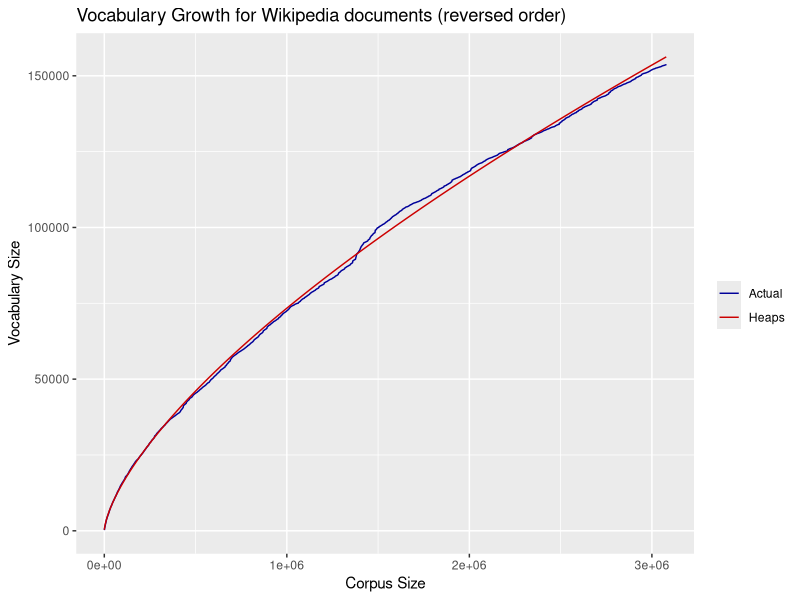

The R source for this figure:
require(ggplot2)

mydata <- read.csv("4_2-voc_corpus_reverse_rev1.csv", head=TRUE, sep = ',')
x <- mydata$corpus_size
y <- mydata$vocabulary_size

#model
fit<-nls(y~k*(x^b), data = mydata, start = list(k=1,b=1))
summary(fit)
#get some estimation of goodness of fit
cor(y, predict(fit))

ggplot(data=mydata, aes(x=corpus_size, y=vocabulary_size))  + geom_line(aes(group = 1, color="Actual")) + geom_line(data=mydata, aes(x=corpus_size, y=predict(fit), color="Heaps")) + labs(title='Vocabulary Growth for Wikipedia documents (reversed order)',x = 'Corpus Size', y = 'Vocabulary Size') + scale_colour_manual(name='', values=c('Actual'='#000099', 'Heaps'='#CC0000'), guide='legend')

